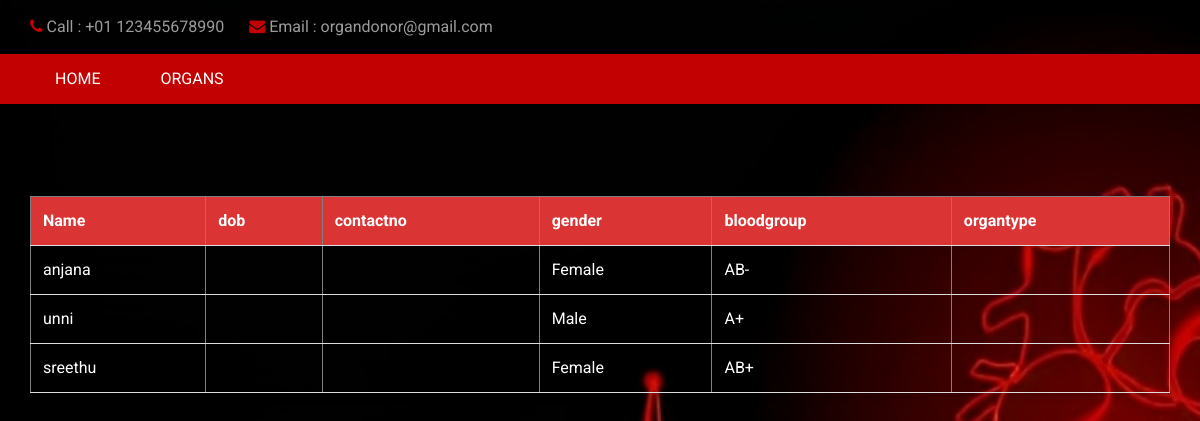
Page /list_recipient on the committed database.
### donar_app/models.py (models this page shows)
class recipient(models.Model):
    name = models.CharField(max_length=100)
    age = models.IntegerField()
    gender = models.CharField(max_length=10)
    bloodgroup = models.CharField(max_length=5)
    organ = models.CharField(max_length=100)
    disease = models.CharField(max_length=100)
    phone_no = models.CharField(max_length=15)
    mail = models.EmailField()
    address = models.CharField(max_length=100)

### donar_app/views.py (the view)
# urls.py: path('list_recipient',views.list_recipient,name='list_recipient'),
def list_recipient(request):
    cr= recipient.objects.all()
    return render(request,'list_recipient.html',{'data':cr})

### donar_app/templates/list_recipient.html (shortened to what this page needs)
{% load static %}
<!DOCTYPE html>
<html>
<head>
    <link rel="stylesheet" type="text/css" href="{% static 'css/bootstrap.css' %}" />
    <link rel="stylesheet" type="text/css" href="https://cdnjs.cloudflare.com/ajax/libs/OwlCarousel2/2.3.4/assets/owl.carousel.min.css" />
    <link href="{% static 'css/font-awesome.min.css' %}" rel="stylesheet" />
    <link rel="stylesheet" href="https://cdnjs.cloudflare.com/ajax/libs/jquery-nice-select/1.1.0/css/nice-select.min.css" />
    <link rel="stylesheet" href="https://cdnjs.cloudflare.com/ajax/libs/bootstrap-datepicker/1.3.0/css/datepicker.css">
    <link href="{% static 'css/style.css' %}" rel="stylesheet" />
    <link href="{% static 'css/responsive.css' %}" rel="stylesheet" />
  </head>
  <body>
    <div class="hero_area">
      <header class="header_section">
        <div class="header_top">
          <div class="container">
            <div class="contact_nav">
              <a href="">
                <i class="fa fa-phone" aria-hidden="true"></i>
                <span>
                  Call : +01 123455678990
                </span>
              </a>
              <a href="">
                <i class="fa fa-envelope" aria-hidden="true"></i>
                <span>
                  Email : organdonor@gmail.com</span>
              </a>
            </div>
        </div>
   </div>
        <div class="header_bottom">
          <div class="container-fluid">
            <nav class="navbar navbar-expand-lg custom_nav-container ">
              <div class="collapse navbar-collapse" id="navbarSupportedContent">
                <div class="d-flex mr-auto flex-column flex-lg-row align-items-center">
                  <ul class="navbar-nav  ">
                    <li class="nav-item active">
                      <a class="nav-link" href="/home/">Home</a>
                    </li>
                    <li class="nav-item active">
                        <a class="nav-link" href="/donors/">Organs </a>
                      </li>
                  </ul>
                </div>
                </div>
              </div>
          </div>
        </div>
    <br><br><br>
    <div class="container">
      <table border="1">
        <tr class="first-row">
            <th>Name</th>
            <th>dob</th>
            <th>contactno</th>
            <th>gender</th>
            <th>bloodgroup</th>
            <th>organtype</th>
        </tr>
        {% for i in data %}
            <tr>
                <td>{{i.name}}</td>
                <td>{{i.dob}}</td>
                <td>{{i.contactno}}</td>
                <td>{{i.gender}}</td>
                <td>{{i.bloodgroup}}</td>
                <td>{{i.organtype}}</td>
            </tr>
        {% endfor %}
    </table>

### donar_app/static/css/style.css (style rules this page uses)
body { font-family: 'Roboto', sans-serif; color: #231918; background-color: #000000; overflow-x: hidden; }
a, a:hover, a:focus { text-decoration: none; }
.hero_area { position: relative; }
.header_section .header_top { padding: 15px 0; }
.header_section .header_top .contact_nav { display: -webkit-box; display: -ms-flexbox; display: flex; }
.header_section .header_top .contact_nav a { margin-right: 25px; color: #9c9c9c; }
.header_section .header_top .contact_nav a i { color: #c20202; }
.header_section .header_bottom { background-color: #c20202; }
.header_section .header_bottom .container-fluid { padding-right: 25px; padding-left: 25px; }
.custom_nav-container { padding: 0; }
.custom_nav-container .navbar-nav .nav-item .nav-link { padding: 3px 15px; margin: 10px 15px; color: #ffffff; text-align: center; text-transform: uppercase; }

### donar_app/static/css/responsive.css (style rules this page uses)
@media (min-width: 1200px) { .container { max-width: 1170px; } }

### rows in the picture
recipient: name "anjana", gender "Female", bloodgroup "AB-"
recipient: name "unni", gender "Male", bloodgroup "A+"
recipient: name "sreethu", gender "Female", bloodgroup "AB+"
